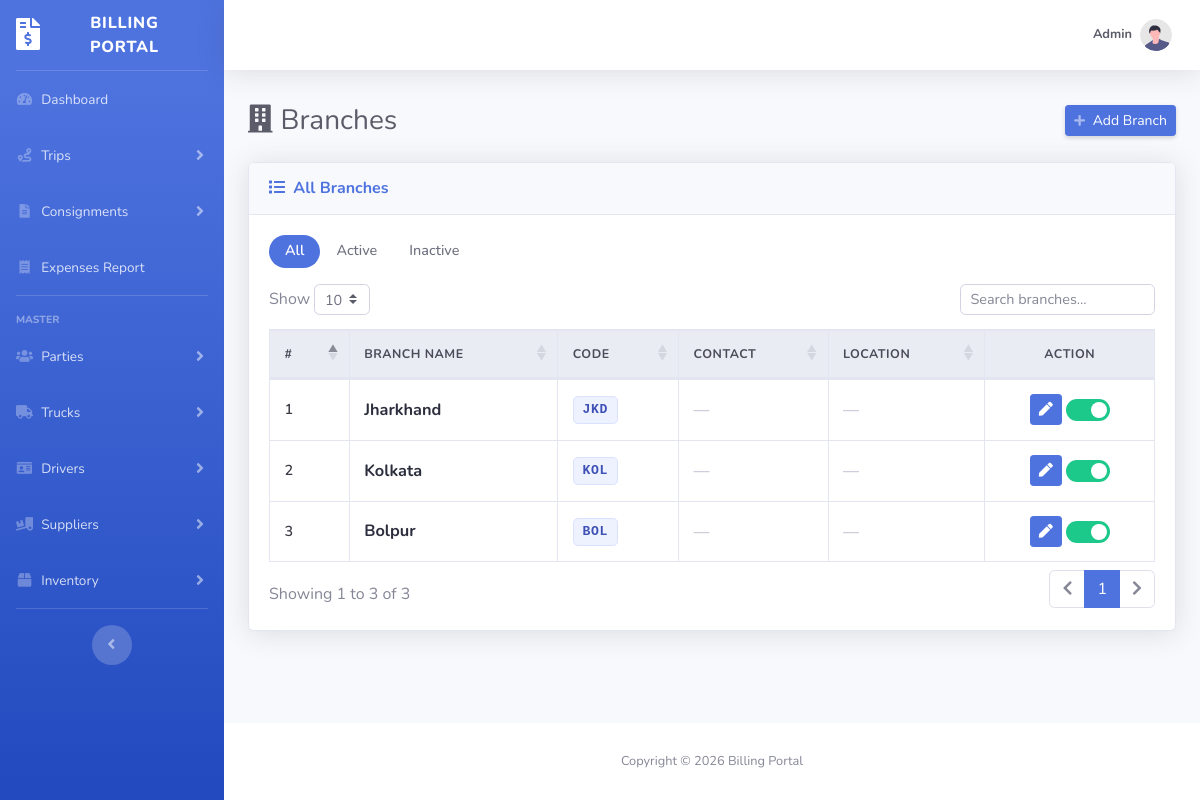
The page /branches-list.php (signed in) on the database its author committed.
### tables this page shows
CREATE TABLE `branch` (
  `id` int(10) UNSIGNED NOT NULL,
  `branch_name` varchar(100) NOT NULL,
  `branch_code` varchar(10) NOT NULL,
  `address` varchar(255) DEFAULT NULL,
  `city` varchar(50) DEFAULT NULL,
  `state` varchar(50) DEFAULT NULL,
  `pincode` char(6) DEFAULT NULL,
  `phone` varchar(15) DEFAULT NULL,
  `email` varchar(100) DEFAULT NULL,
  `active` tinyint(1) NOT NULL DEFAULT 1,
  `created_at` datetime NOT NULL DEFAULT current_timestamp(),
  `updated_at` datetime NOT NULL DEFAULT current_timestamp() ON UPDATE current_timestamp()
);

### session.php (called while the page is built, shortened)
<?php
if (!function_exists('isAdmin')) {
    function isAdmin()
    {
        return (int) ($_SESSION['role_id'] ?? 0) === 1;
    }
}
if (!function_exists('hasPermission')) {
    function hasPermission($permKey)
    {
        if (isAdmin()) return true;
        $perms = $_SESSION['permissions'] ?? [];
        return in_array($permKey, $perms, true);
    }
}

### branches-list.php (the view, shortened to what this page needs)
<?php
include 'constant.php';
include 'session.php';
$sql = "SELECT id, branch_name, branch_code, address, city, state,
               pincode, phone, email, active, created_at
        FROM branch
        ORDER BY id DESC";
$result = mysqli_query($conn, $sql);
$branches = [];
while ($row = mysqli_fetch_assoc($result)) {
    $branches[] = $row;
}
?>
<!DOCTYPE html>
<html lang="en">
<head>
    <?php include 'layout/header.php'; ?>
    <link rel="stylesheet"
        href="https://cdn.datatables.net/1.13.7/css/dataTables.bootstrap4.min.css">
</head>
<body id="page-top">
    <div id="wrapper">
        <?php include 'layout/sidebar.php'; ?>
        <div id="content-wrapper" class="d-flex flex-column">
            <div id="content">
                <?php include 'layout/topbar.php'; ?>
                <div class="container-fluid">
                    <div class="d-sm-flex align-items-center justify-content-between mb-4">
                        <h1 class="h3 mb-0 text-gray-800">
                            <i class="fas fa-building mr-2"></i>Branches
                        </h1>
                        <?php if (hasPermission('branch.create')): ?>
                            <a href="branch.php"
                                class="d-inline-block btn btn-sm btn-primary shadow-sm">
                                <i class="fas fa-plus fa-sm text-white-50 mr-1"></i>
                                Add Branch
                            </a>
                        <?php endif; ?>
                    </div>
                    <div class="card shadow mb-4">
                        <div class="card-header py-3">
                            <h6 class="m-0 font-weight-bold text-primary">
                                <i class="fas fa-list mr-1"></i>
                                All Branches
                            </h6>
                        </div>
                        <div class="card-body">
                            <ul class="nav nav-pills mb-3" id="activeFilter">
                                <li class="nav-item">
                                    <a class="nav-link active" href="#" data-filter="all">All</a>
                                </li>
                                <li class="nav-item">
                                    <a class="nav-link" href="#" data-filter="active">Active</a>
                                </li>
                                <li class="nav-item">
                                    <a class="nav-link" href="#" data-filter="inactive">Inactive</a>
                                </li>
                            </ul>
                            <div class="table-responsive">
                                <table class="table table-bordered table-hover"
                                    id="branchesTable"
                                    width="100%"
                                    cellspacing="0">
                                    <thead class="thead-light">
                                        <tr>
                                            <th width="50">#</th>
                                            <th>Branch Name</th>
                                            <th>Code</th>
                                            <th>Contact</th>
                                            <th>Location</th>
                                            <th width="140" class="text-center">Action</th>
                                        </tr>
                                    </thead>
                                    <tbody>
                                        <?php foreach ($branches as $i => $row):
                                            $isActive = ((int) $row['active'] === 1);
                                        ?>
                                            <tr
                                                data-id="<?= (int) $row['id'] ?>"
                                                data-active="<?= $isActive ? '1' : '0' ?>"
                                                class="<?= $isActive ? '' : 'row-inactive' ?>">
                                                <td class="branch-index align-middle">
                                                    <?= $i + 1 ?>
                                                </td>
                                                <td class="align-middle">
                                                    <span class="branch-name">
                                                        <?= htmlspecialchars($row['branch_name'], ENT_QUOTES, 'UTF-8') ?>
                                                    </span>
                                                </td>
                                                <td class="align-middle">
                                                    <span class="branch-code">
                                                        <?= htmlspecialchars($row['branch_code'], ENT_QUOTES, 'UTF-8') ?>
                                                    </span>
                                                </td>
                                                <td class="align-middle cell-muted">
                                                    <?php if (!empty($row['phone'])): ?>
                                                        <i class="fas fa-phone fa-xs text-gray-500 mr-1"></i>
                                                        <a href="tel:<?= htmlspecialchars($row['phone'], ENT_QUOTES, 'UTF-8') ?>">
                                                            <?= htmlspecialchars($row['phone'], ENT_QUOTES, 'UTF-8') ?>
                                                        </a>
                                                    <?php else: ?>
                                                        <span class="cell-empty">—</span>
                                                    <?php endif; ?>
                                                </td>
                                                <td class="align-middle cell-muted">
                                                    <?php
                                                    $loc = array_filter([$row['city'], $row['state'], $row['pincode']]);
                                                    ?>
                                                    <?php if (!empty($loc)): ?>
                                                        <?= htmlspecialchars(implode(', ', $loc), ENT_QUOTES, 'UTF-8') ?>
                                                    <?php else: ?>
                                                        <span class="cell-empty">—</span>
                                                    <?php endif; ?>
                                                </td>
                                                <td class="align-middle text-center text-nowrap">
                                                    <div class="table-actions">
                                                        <?php if (hasPermission('branch.edit')): ?>
                                                            <a href="branch.php?id=<?= (int) $row['id'] ?>"
                                                                class="btn btn-sm btn-primary"
                                                                title="Edit branch">
                                                                <i class="fas fa-pen"></i>
                                                            </a>
                                                        <?php endif; ?>
                                                        <?php if (hasPermission('branch.delete')): ?>
                                                            <label class="switch mb-0"
                                                                title="<?= $isActive ? 'Mark as Inactive' : 'Mark as Active' ?>">
                                                                <span class="slider"></span>
                                                            </label>
                                                        <?php endif; ?>
                                                    </div>
                                                </td>
                                            </tr>
                                        <?php endforeach; ?>
                                    </tbody>
                                </table>
                            </div>
                        </div>
                    </div>
                </div>
            </div>
            <?php include 'layout/footer.php'; ?>
        </div>
    </div>
</body>
</html>

### layout/header.php (style rules this page uses)
#wrapper, #content-wrapper, #content { transform: none !important; filter: none !important; perspective: none !important; overflow-x: visible !important; overflow-y: visible !important; }
html, body { overflow-x: hidden; position: relative; }
@media (min-width: 768px) { #content-wrapper { padding-top: 3.25rem !important; margin-top: 3.25rem !important; } }
@media (min-width: 768px) { #content-wrapper > #content { padding-top: 0 !important; margin-top: 0 !important; } }

### branches-list.php (style rules this page uses)
#branchesTable { font-size: 0.95rem; }
#branchesTable thead th { font-size: 0.78rem; font-weight: 700; text-transform: uppercase; letter-spacing: 0.04em; color: #4a4c59; padding: 0.85rem 0.9rem; border-bottom: 2px solid #e3e6f0; white-space: nowrap; }
#branchesTable tbody td { padding: 0.9rem 0.9rem; vertical-align: middle; color: #3a3b45; white-space: nowrap; }
.branch-index { color: #6e707e; font-weight: 600; font-size: 0.9rem; }
.branch-name { font-size: 1.02rem; font-weight: 700; color: #2c2e3e; }
.branch-code { display: inline-block; padding: 0.2rem 0.55rem; border-radius: 0.3rem; font-size: 0.82rem; font-weight: 700; background-color: #eef2ff; color: #3f51b5; border: 1px solid #dbe2ff; letter-spacing: 0.05em; font-family: "SFMono-Regular", Menlo, Consolas, monospace; }
.cell-muted { color: #3a3b45; font-size: 0.95rem; }
.cell-empty { color: #b7b9cc; font-size: 1rem; }
.switch { position: relative; display: inline-block; width: 44px; height: 22px; margin: 0; vertical-align: middle; }
.switch .slider { position: absolute; cursor: pointer; top: 0; left: 0; right: 0; bottom: 0; background-color: #b7b9cc; transition: .2s; border-radius: 22px; }
.switch .slider:before { position: absolute; content: ""; height: 16px; width: 16px; left: 3px; bottom: 3px; background-color: white; transition: .2s; border-radius: 50%; }
.switch input:checked+.slider { background-color: #1cc88a; }
.switch input:checked+.slider:before { transform: translateX(22px); }
#activeFilter .nav-link { padding: .35rem 1rem; border-radius: 2rem; font-size: .9rem; font-weight: 500; color: #6e707e; }
#activeFilter .nav-link.active { background-color: #4e73df; color: #fff; font-weight: 600; }

### rows shown on the page
branch: branch_name "Jharkhand", branch_code "JKD"
branch: branch_name "Kolkata", branch_code "KOL"
branch: branch_name "Bolpur", branch_code "BOL"

### other values the page prints
$topbarUserName "Admin"
